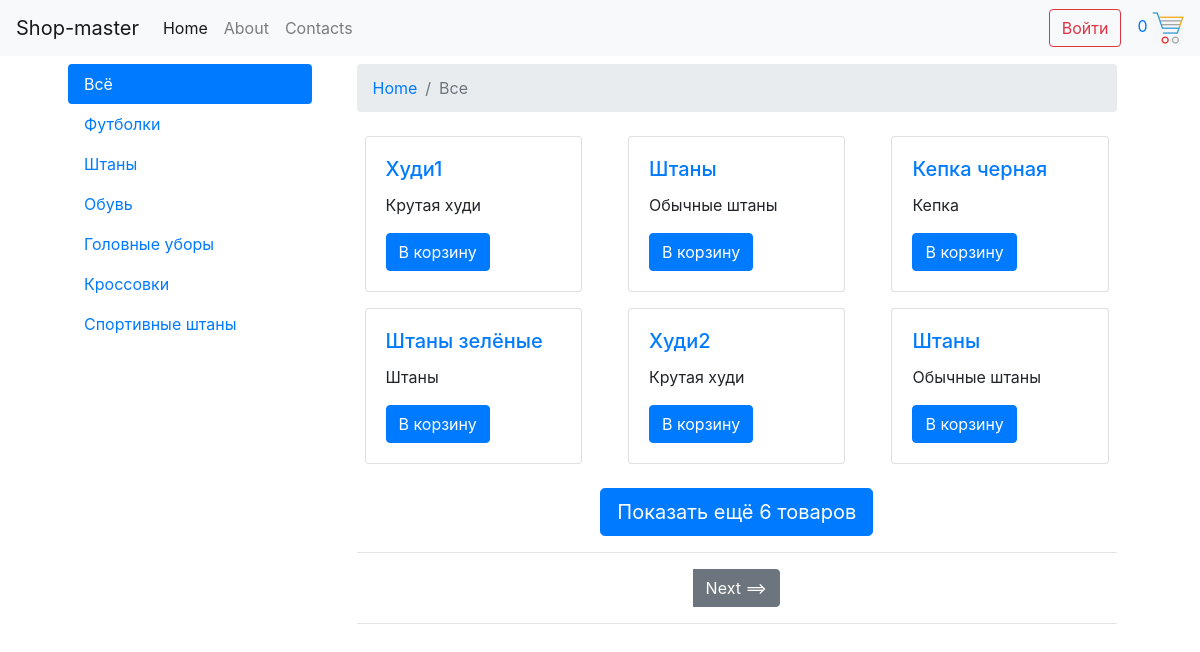
The page / on the database its author committed.
### tables this page shows
CREATE TABLE `categories` (
  `id` int(11) NOT NULL,
  `title` varchar(255) NOT NULL
);

CREATE TABLE `products` (
  `id` int(11) NOT NULL,
  `title` varchar(255) NOT NULL,
  `description` text NOT NULL,
  `content` text NOT NULL,
  `category_id` int(11) NOT NULL,
  `image` varchar(255) NOT NULL,
  `cost` varchar(10) NOT NULL
);

### parts/product_card.php (the view)
<div class="col-4">
	<div class="card m-2">
	  <div class="card-body">
	    <h5 class="card-title">
	    	<a href="product.php?id=<?php echo $row['id'] ?>">
	    		<?php echo $row['title'] ?>
	    	</a>
	    </h5>
	    <p class="card-text"><?php echo $row['description'] ?></p>
	    <button class="btn btn-primary" onclick="addToBasket(this)" data-id="<?php echo $row['id'] ?>">
	    	В корзину
		</button>
	  </div>
	</div>
</div>

### parts/header.php (shortened to what this page needs)
<!DOCTYPE html>
<html>
<head>
	<link rel="stylesheet" href="assets/css/bootstrap.min.css">
</head>
<body>
<nav class="navbar navbar-expand-lg navbar-light bg-light">
  <a class="navbar-brand" href="/">Shop-master</a>
  <div class="collapse navbar-collapse" id="navbarSupportedContent">
    <ul class="navbar-nav mr-auto">
      <li class="nav-item active">
        <a class="nav-link" href="/">Home <span class="sr-only">(current)</span></a>
      </li>
      <li class="nav-item">
        <a class="nav-link" href="about.php">About</a>
      </li>
      <li class="nav-item">
        <a class="nav-link" href="contacts.php">Contacts</a>
      </li>
    </ul>
      <form class="form-inline my-0 my-lg-0">
                        <?php
            if(isset($_COOKIE["user_id"])) {
                  $sql_u = "SELECT * FROM users WHERE id=" . $_COOKIE["user_id"];
                  $result_u = mysqli_query($connect, $sql_u);
                  $user = mysqli_fetch_assoc($result_u);
                  ?>
                  <a href="/exit.php" class="btn btn-outline-danger my-2 my-sm-0">
                    <?php echo $user["login"];?> &#187;</a>
                    <?php
              } else {
                  ?>
                  <button type="button" class="btn btn-outline-danger my-2 my-sm-0" role="button" aria-pressed="true" data-toggle="modal" data-target="#exampleModal">
                      Войти
                  </button>
                  <?php
              }
        ?>
    </form>
    <form class="form-inline my-2 my-lg-0">
        <a class="cart-item ml-3" href="basket.php" id="go-basket">
            <?php
                if ( isset($_COOKIE['basket']) ) {
                    $basket = json_decode($_COOKIE['basket'], true);
                    $count = $basket["products_count"];
                    ?>
                        <span class="notification"><?php echo $count ?></span>
                    <?php
                } else {
                    ?>
                        <span class="notification">0</span>
                    <?php
                }
            ?>
            <img src="/img/cart.png" width="32">
        </a>
    </form>
  </div>
</nav>
<div class="container">
  	<div class="row m-2">
		<div class="col-3">
      <?php
        if ($_SERVER['REQUEST_URI'] != "/registration.php") {
        include $_SERVER['DOCUMENT_ROOT'] . '/parts/cat_nav.php';
        }
      ?>
		</div>
		<div class="col-9">
			<div class="container">

### parts/cat_nav.php
<div class="nav flex-column nav-pills" id="v-pills-tab" role="tablist" aria-orientation="vertical">
	<a class="nav-link <?php if(!isset($_GET['id'])) {?> active <?php } ?>" href="/">Всё</a>
	<?php
		$sql = "SELECT * FROM categories";
		$result = $conn->query($sql);
		while ($row = mysqli_fetch_assoc($result)) {
			if(isset($_GET['id']) && $_GET['id'] == $row['id']){
				echo "<a class='nav-link active' href='/cat.php?id=" . $row['id'] . "'>" . $row['title'] . "</a>";
			} else {
				echo "<a class='nav-link' href='/cat.php?id=" . $row['id'] . "'>" . $row['title'] . "</a>";
			}
		}
	?>
</div>

### index.php (shortened to what this page needs)
<?php
	include $_SERVER['DOCUMENT_ROOT'] . '/configs/db.php';
include $_SERVER['DOCUMENT_ROOT'] . '/parts/header.php';
?>
<nav aria-label="breadcrumb">
  <ol class="breadcrumb">
    <li class="breadcrumb-item"><a href="/">Home</a></li>
    <li class="breadcrumb-item active" aria-current="page">Все</li>
  </ol>
</nav>
<div class="row" id="products">
	<?php
		$limit = 6;
		$sql = "SELECT * FROM products LIMIT ". $limit;
		$result = $conn->query($sql);
		while ($row = mysqli_fetch_assoc($result)) {
			include $_SERVER['DOCUMENT_ROOT'] . '/parts/product_card.php';
		}
	?>
</div>
<div class ="row justify-content-md-center m-3">
	<button class="btn btn-primary btn-lg" id="show-more">Показать ещё 6 товаров</button>
</div>
<hr/>
<div class ="row justify-content-md-center m-3">
	<div class="btn-group" role="group" aria-label="Basic example">
		  <button type="button" class="btn btn-secondary" id="next">Next ==></button>
	</div>
</div>
<hr/>
<?php
	include $_SERVER['DOCUMENT_ROOT'] . '/parts/footer.php';
?>

### parts/footer.php (shortened to what this page needs)
			</div>
		</div>
  </div>
</div>
</body>
</html>

### rows shown on the page
categories: title "Футболки"
categories: title "Штаны"
categories: title "Обувь"
categories: title "Головные уборы"
categories: title "Кроссовки"
categories: title "Спортивные штаны"
products: title "Худи1", description "Крутая худи"
products: title "Штаны", description "Обычные штаны"
products: title "Кепка черная", description "Кепка"
products: title "Штаны зелёные", description "Штаны"
products: title "Худи2", description "Крутая худи"
products: title "Штаны", description "Обычные штаны"
